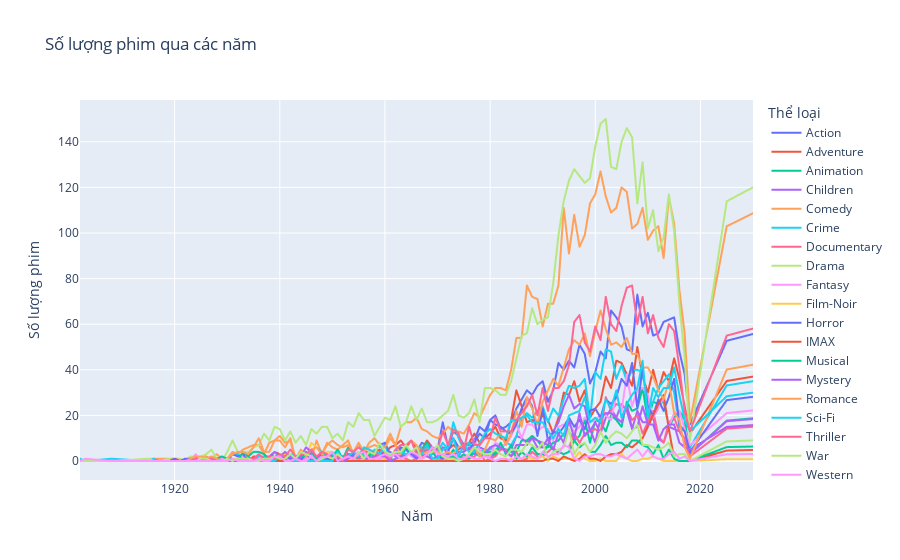

Notebook code for this chart:
### Markdown cell above
Tiếp theo, chúng em sẽ sử dụng thư viện scikit learn để xây dựng 1 mô hình linear regression để dự đoán xu hướng phát triển phim trong tương lai.

### Code cell
from sklearn.linear_model import LinearRegression
from sklearn.model_selection import train_test_split
from sklearn.metrics import mean_squared_error

genre_yearly_counts = movies.groupby(['year'])[genre_columns].sum()
# Chọn năm và số lượng phim của từng thể loại
X = genre_yearly_counts.index.values.reshape(-1, 1)  # Năm
y = genre_yearly_counts[genre_columns].values  # Chọn các thể loại muốn dự đoán

# Chia dữ liệu thành tập huấn luyện và kiểm tra
X_train, X_test, y_train, y_test = train_test_split(X, y, test_size=0.2, random_state=42)

# Khởi tạo mô hình Linear Regression
model = LinearRegression()

# Huấn luyện mô hình
model.fit(X_train, y_train)

# Dự đoán
y_pred = model.predict(X_test)

# Đánh giá mô hình
mse = mean_squared_error(y_test, y_pred)
print(f"Mean Squared Error: {mse}")

future_years = np.arange(2025, 2031).reshape(-1, 1)
future_pred = model.predict(future_years)

# Chuẩn bị dữ liệu để trực quan hóa
# Kết hợp dữ liệu thực tế và dữ liệu dự đoán
future_df = pd.DataFrame(future_pred, index=future_years.flatten(), columns=genre_columns)
all_years = pd.concat([genre_yearly_counts, future_df])

# Chuyển đổi dữ liệu sang dạng dài (long format) để dùng với Plotly Express
movies_long = all_years.reset_index().melt(id_vars='index', 
                                           var_name='Genre', 
                                           value_name='Count')
movies_long.rename(columns={'index': 'year'}, inplace=True)

# Tạo biểu đồ động với Plotly Express
fig = px.line(
    movies_long, 
    x='year', 
    y='Count', 
    color='Genre',
    labels={
        'year': 'Năm', 
        'Count': 'Số lượng phim', 
        'Genre': 'Thể loại'
    },
    title='Số lượng phim qua các năm'
)

fig.show()
